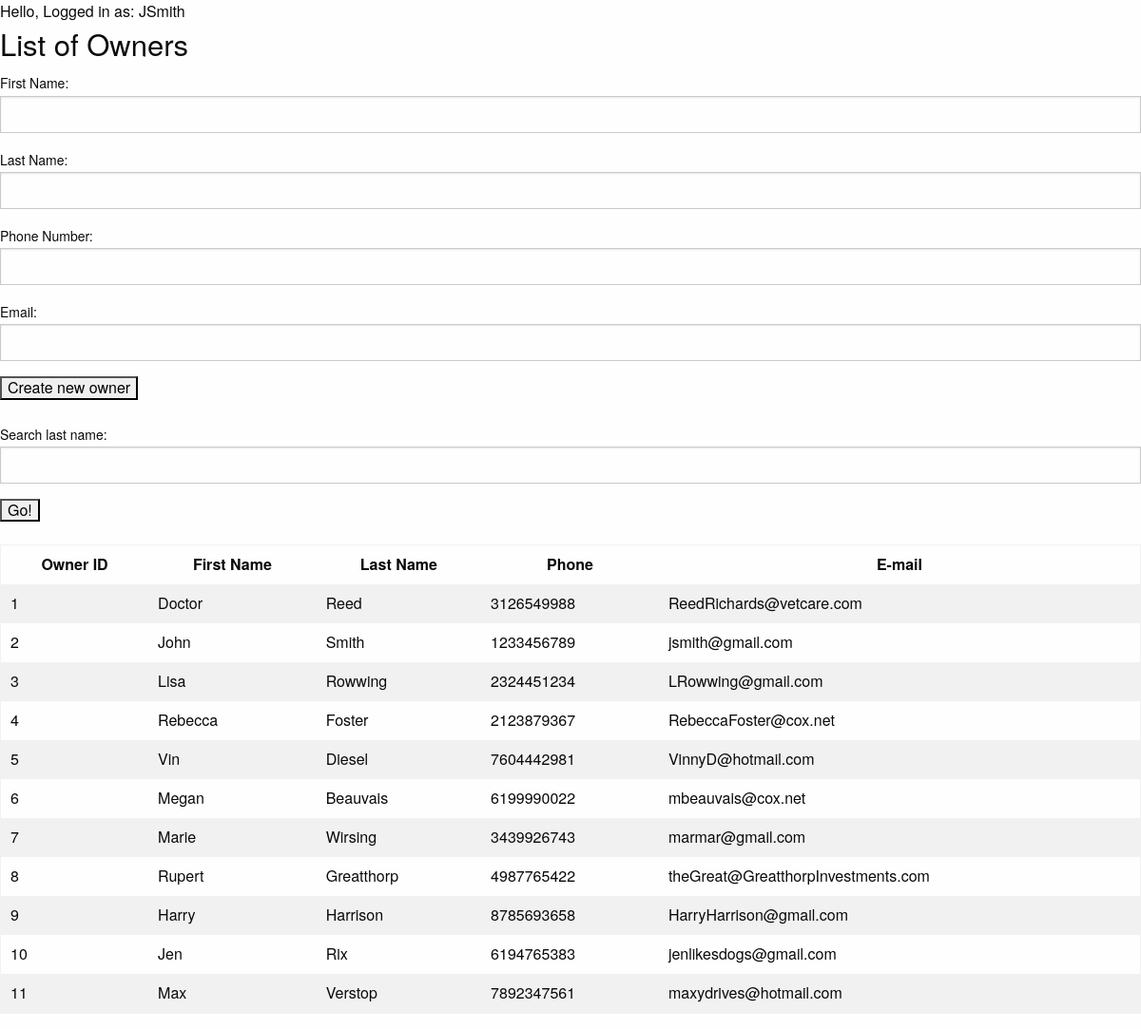
Screenshot of /owners.php (signed in) with the database file from the repository.
### tables this page shows
CREATE TABLE IF NOT EXISTS Owners(
	Owner_ID INT AUTO_INCREMENT NOT NULL,
	First_Name VARCHAR(255) NOT NULL,
	Last_Name VARCHAR(255) NOT NULL,
	Phone CHAR(10),
	Email VARCHAR(255),
	PRIMARY KEY (Owner_ID)
);

### owners.php (the view, shortened to what this page needs)
<!DOCTYPE html>
<html>
<head>
	<link rel="stylesheet" href="https://cdnjs.cloudflare.com/ajax/libs/foundation/6.7.4/css/foundation.min.css">
</head>
<body>
	<?php
		echo("Logged in as: {$_SESSION["user"]}");
	 ?>
	<h3>List of Owners</h3>
		<form method = "post" action = "new_owner.php">
		<label for = "n_first_name">First Name:</label>
		<input type="text" name="n_first_name">
		<label for = "n_last_name">Last Name:</label>
		<input type="text" name="n_last_name">
		<label for = "n_phone">Phone Number:</label>
		<input type="number" name="n_phone">
		<label for = "n_email">Email:</label>
		<input type="text" name="n_email">
		<input type="submit" value="Create new owner">
	</form>
	<br>
	<form method = "post" action = "owner_search.php">
		<label for = "search">Search last name:</label>
		<input type="text" name="search">
		<input type="submit" value="Go!">
	</form>
	<br>
	<table>
		<tr>
			<th>Owner ID</th><th>First Name</th><th>Last Name</th><th>Phone</th><th>E-mail</th>
		</tr>
<?php
$servername = "localhost";
$username = "root";
$password = "";
$dbname = "vet";
$conn = mysqli_connect($servername, $username, $password, $dbname);
$sql = <<<SQL
SELECT * FROM owners;
SQL;
$result = mysqli_query($conn, $sql);
$data = mysqli_fetch_all($result, MYSQLI_ASSOC);
foreach ($data as $key => $value) {
	echo("<tr><td>{$value["Owner_ID"]}</td><td>{$value["First_Name"]}</td><td>{$value["Last_Name"]}</td><td>{$value["Phone"]}</td><td>{$value["Email"]}</td></tr>");
}
?>
	</table>
</body>
</html>

### rows the page displays
owners: Owner_ID "1", First_Name "Doctor", Last_Name "Reed", Phone "3126549988", Email "ReedRichards@vetcare.com"
owners: Owner_ID "2", First_Name "John", Last_Name "Smith", Phone "1233456789", Email "jsmith@gmail.com"
owners: Owner_ID "3", First_Name "Lisa", Last_Name "Rowwing", Phone "2324451234", Email "LRowwing@gmail.com"
owners: Owner_ID "4", First_Name "Rebecca", Last_Name "Foster", Phone "2123879367", Email "RebeccaFoster@cox.net"
owners: Owner_ID "5", First_Name "Vin", Last_Name "Diesel", Phone "7604442981", Email "VinnyD@hotmail.com"
owners: Owner_ID "6", First_Name "Megan", Last_Name "Beauvais", Phone "6199990022", Email "mbeauvais@cox.net"
owners: Owner_ID "7", First_Name "Marie", Last_Name "Wirsing", Phone "3439926743", Email "marmar@gmail.com"
owners: Owner_ID "8", First_Name "Rupert", Last_Name "Greatthorp", Phone "4987765422", Email "theGreat@GreatthorpInvestments.com"
owners: Owner_ID "9", First_Name "Harry", Last_Name "Harrison", Phone "8785693658", Email "HarryHarrison@gmail.com"
owners: Owner_ID "10", First_Name "Jen", Last_Name "Rix", Phone "6194765383", Email "jenlikesdogs@gmail.com"
owners: Owner_ID "11", First_Name "Max", Last_Name "Verstop", Phone "7892347561", Email "maxydrives@hotmail.com"

### other values shown
$_SESSION["user"] "JSmith"
